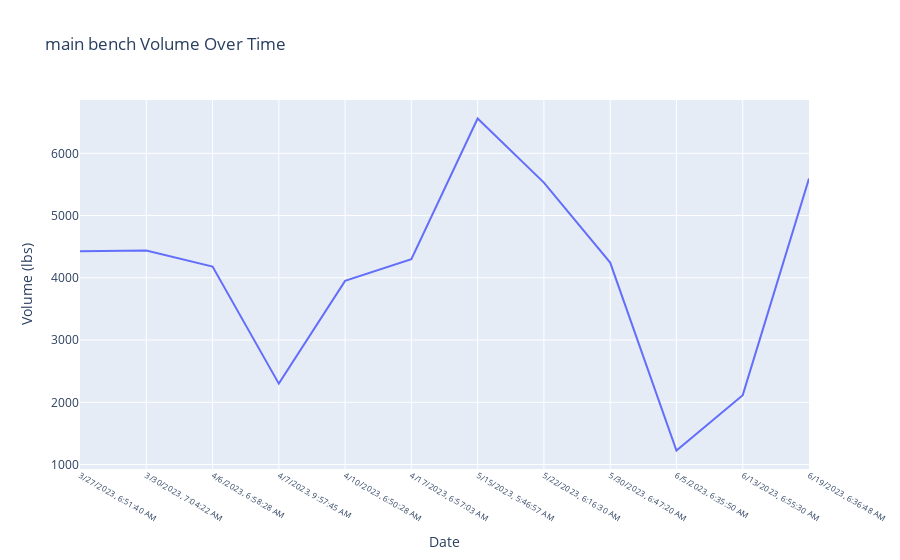
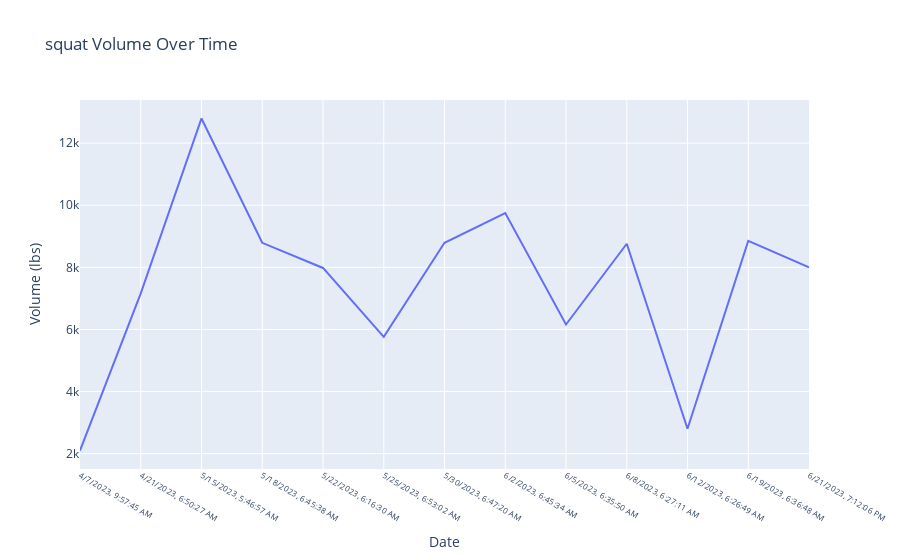
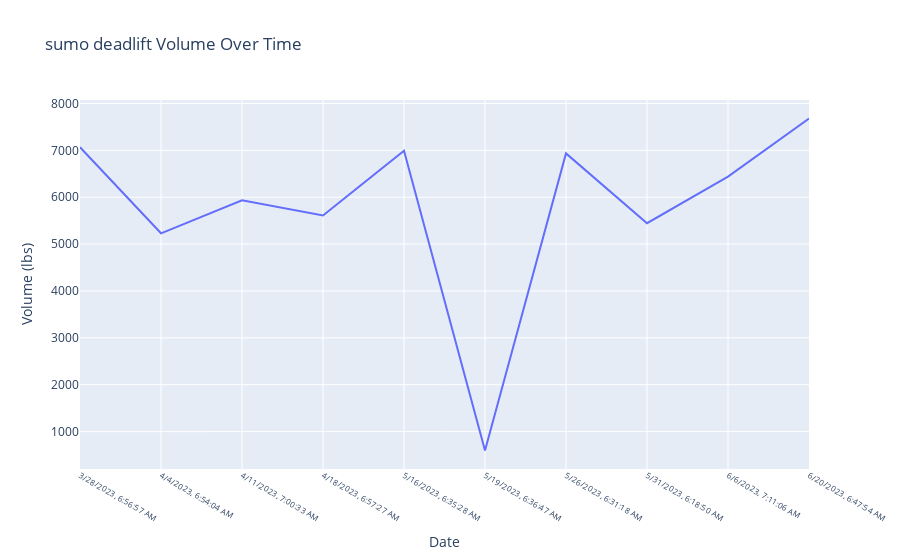

Here is the notebook cell these charts were saved with, in order:
### Code cell
import pandas as pd
import seaborn as sb
from datetime import datetime
from dateutil.relativedelta import relativedelta
pd.options.mode.chained_assignment = None  # default='warn'
import plotly.express as px
test_data = 'repone.csv'
import plotly.express as px

df = pd.read_csv(test_data)

def plotVolumeOverTime(df,exercise,startDate):
    ex = df.loc[df['Exercise'] == exercise]
    exDays = pd.unique(ex['Workout Start Time'])
   
    daysToAnalyze = []
    for day in exDays:
        datetime_object = datetime.strptime(day, '%m/%d/%Y, %H:%M:%S %p')
        if datetime_object >= startDate:
            daysToAnalyze.append(day)
    volumes = []
    for date in daysToAnalyze:
        day = ex.loc[ex['Workout Start Time'] == date]
        day['Weight'] = day['Weight'].str.strip('-')
        day['Weight'] = pd.to_numeric(day['Weight'])
        sums = day.sum(numeric_only=True)
        volumes.append(sums['Weight'])
    fig = px.line(df, x=daysToAnalyze, y=volumes, title=exercise+' Volume Over Time')
    fig.update_layout(
        xaxis_title="Date", yaxis_title="Volume (lbs)"
    )
    fig.update_xaxes(tickfont_size=8)
    fig.show()

startDate = datetime.now() - relativedelta(months=3)
plotVolumeOverTime(df,'main bench',startDate)
plotVolumeOverTime(df,'squat',startDate)
plotVolumeOverTime(df,'sumo deadlift',startDate)

### Figure 1 — Plotly figure (JSON) as saved in the notebook; plotly's stock layout.template omitted (floating-point values rounded to 4 significant figures)
{"data": [{"hovertemplate": "x=%{x}<br>y=%{y}<extra></extra>", "legendgroup": "", "line": {"color": "#636efa", "dash": "solid"}, "marker": {"symbol": "circle"}, "mode": "lines", "name": "", "orientation": "v", "showlegend": false, "type": "scatter", "x": ["3/27/2023, 6:51:40 AM", "3/30/2023, 7:04:22 AM", "4/6/2023, 6:58:28 AM", "4/7/2023, 9:57:45 AM", "4/10/2023, 6:50:28 AM", "4/17/2023, 6:57:03 AM", "5/15/2023, 5:46:57 AM", "5/22/2023, 6:16:30 AM", "5/30/2023, 6:47:20 AM", "6/5/2023, 6:35:50 AM", "6/13/2023, 6:55:30 AM", "6/19/2023, 6:36:48 AM"], "xaxis": "x", "y": [4425, 4440, 4180, 2300, 3950, 4300, 6560, 5530, 4245, 1225, 2115, 5595], "yaxis": "y"}], "layout": {"autosize": true, "legend": {"tracegroupgap": 0}, "title": {"text": "main bench Volume Over Time"}, "xaxis": {"anchor": "y", "autorange": true, "domain": [0, 1], "range": [0, 11], "tickfont": {"size": 8}, "title": {"text": "Date"}, "type": "category"}, "yaxis": {"anchor": "x", "autorange": true, "domain": [0, 1], "range": [928.6, 6856.0], "title": {"text": "Volume (lbs)"}, "type": "linear"}}}

### Figure 2 — Plotly figure (JSON) as saved in the notebook; plotly's stock layout.template omitted (floating-point values rounded to 4 significant figures)
{"data": [{"hovertemplate": "x=%{x}<br>y=%{y}<extra></extra>", "legendgroup": "", "line": {"color": "#636efa", "dash": "solid"}, "marker": {"symbol": "circle"}, "mode": "lines", "name": "", "orientation": "v", "showlegend": false, "type": "scatter", "x": ["4/7/2023, 9:57:45 AM", "4/21/2023, 6:50:27 AM", "5/15/2023, 5:46:57 AM", "5/18/2023, 6:45:38 AM", "5/22/2023, 6:16:30 AM", "5/25/2023, 6:53:02 AM", "5/30/2023, 6:47:20 AM", "6/2/2023, 6:45:34 AM", "6/5/2023, 6:35:50 AM", "6/8/2023, 6:27:11 AM", "6/12/2023, 6:26:49 AM", "6/19/2023, 6:36:48 AM", "6/21/2023, 7:12:06 PM"], "xaxis": "x", "y": [2100, 7160, 12795, 8790, 7980, 5760, 8790, 9750, 6160, 8760, 2800, 8850, 8000], "yaxis": "y"}], "layout": {"autosize": true, "legend": {"tracegroupgap": 0}, "title": {"text": "squat Volume Over Time"}, "xaxis": {"anchor": "y", "autorange": true, "domain": [0, 1], "range": [0, 12], "tickfont": {"size": 8}, "title": {"text": "Date"}, "type": "category"}, "yaxis": {"anchor": "x", "autorange": true, "domain": [0, 1], "range": [1506.0, 13390.0], "title": {"text": "Volume (lbs)"}, "type": "linear"}}}

### Figure 3 — Plotly figure (JSON) as saved in the notebook; plotly's stock layout.template omitted (floating-point values rounded to 4 significant figures)
{"data": [{"hovertemplate": "x=%{x}<br>y=%{y}<extra></extra>", "legendgroup": "", "line": {"color": "#636efa", "dash": "solid"}, "marker": {"symbol": "circle"}, "mode": "lines", "name": "", "orientation": "v", "showlegend": false, "type": "scatter", "x": ["3/28/2023, 6:56:57 AM", "4/4/2023, 6:54:04 AM", "4/11/2023, 7:00:33 AM", "4/18/2023, 6:57:27 AM", "5/16/2023, 6:35:28 AM", "5/19/2023, 6:36:47 AM", "5/26/2023, 6:31:18 AM", "5/31/2023, 6:18:50 AM", "6/6/2023, 7:11:06 AM", "6/20/2023, 6:47:54 AM"], "xaxis": "x", "y": [7065, 5230, 5935, 5610, 6990, 596, 6935, 5445, 6440, 7680], "yaxis": "y"}], "layout": {"autosize": true, "legend": {"tracegroupgap": 0}, "title": {"text": "sumo deadlift Volume Over Time"}, "xaxis": {"anchor": "y", "autorange": true, "domain": [0, 1], "range": [0, 9], "tickfont": {"size": 8}, "title": {"text": "Date"}, "type": "category"}, "yaxis": {"anchor": "x", "autorange": true, "domain": [0, 1], "range": [202.4, 8074.0], "title": {"text": "Volume (lbs)"}, "type": "linear"}}}
